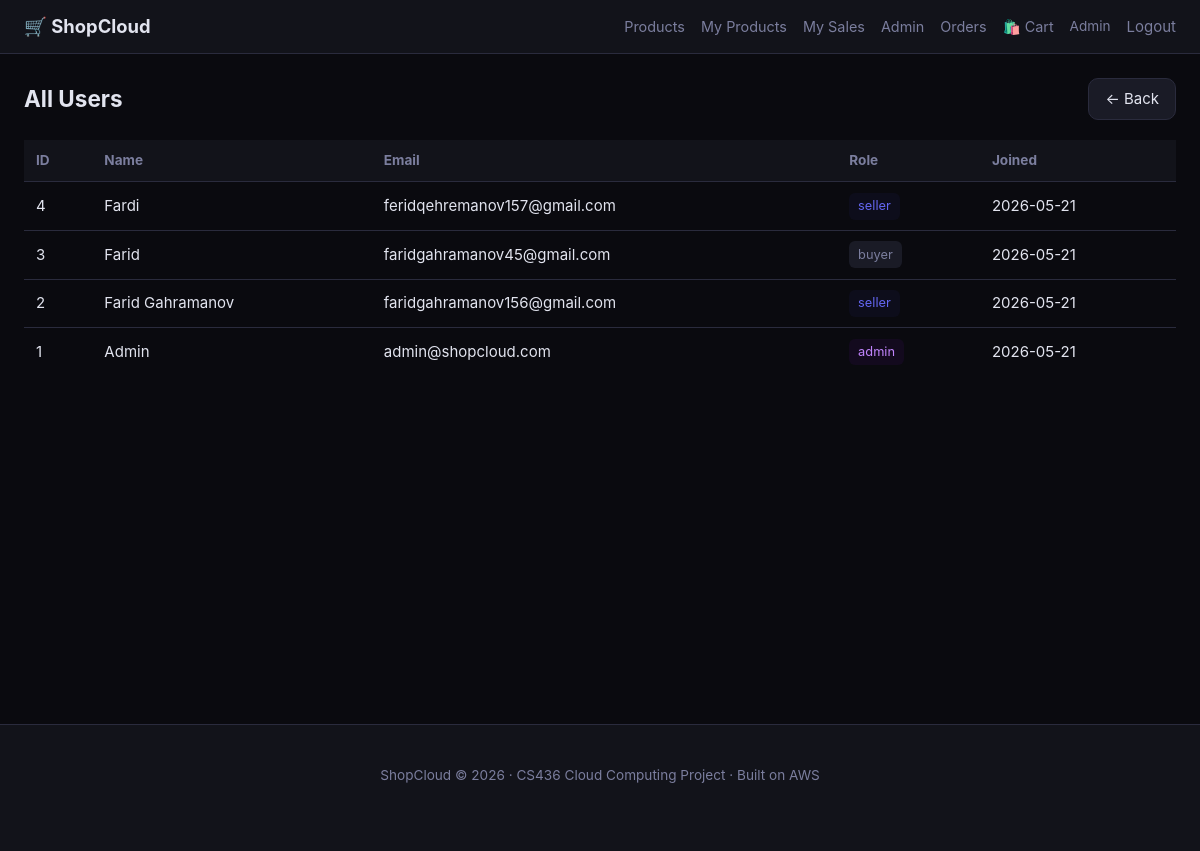
Page /admin/users (signed in) on the committed database.
### app/models.py (models this page shows, shortened)
class User(UserMixin, db.Model):
    __tablename__ = "users"
    id:            Mapped[int]      = mapped_column(Integer, primary_key=True)
    email:         Mapped[str]      = mapped_column(String(255), unique=True, nullable=False, index=True)
    password_hash: Mapped[str]      = mapped_column(String(255), nullable=False)
    full_name:     Mapped[str]      = mapped_column(String(200), nullable=False, default="")
    role:          Mapped[str]      = mapped_column(String(20),  nullable=False, default="buyer")
    is_active:     Mapped[bool]     = mapped_column(Boolean, default=True)
    created_at:    Mapped[datetime] = mapped_column(DateTime(timezone=True), default=_utcnow)
    products: Mapped[list["Product"]] = relationship("Product", back_populates="seller", cascade="all, delete-orphan")
    orders:   Mapped[list["Order"]]   = relationship("Order",   back_populates="buyer",  cascade="all, delete-orphan")
    @property
    def is_seller(self):  return self.role == "seller"
    @property
    def is_admin(self):   return self.role == "admin"

### app/routes/admin.py (the view)
@bp.route("/users")
@admin_required
def users():
    all_users = db.session.scalars(select(User).order_by(User.created_at.desc())).all()
    return render_template("admin/users.html", users=all_users)

### app/routes/admin.py (called while the page is built)
def admin_required(fn):
    from functools import wraps
    @wraps(fn)
    def wrapper(*args, **kwargs):
        if not current_user.is_authenticated or not current_user.is_admin:
            abort(403)
        return fn(*args, **kwargs)
    return login_required(wrapper)

### app/templates/admin/users.html (shortened to what this page needs)
{% extends "base.html" %}
{% block content %}
<div class="page-header">
  <h2>All Users</h2>
  <a href="{{ url_for('admin.overview') }}" class="btn">← Back</a>
</div>
<table class="table">
  <thead><tr><th>ID</th><th>Name</th><th>Email</th><th>Role</th><th>Joined</th></tr></thead>
  <tbody>
    {% for u in users %}
      <tr>
        <td>{{ u.id }}</td>
        <td>{{ u.full_name }}</td>
        <td>{{ u.email }}</td>
        <td><span class="role-badge role-{{ u.role }}">{{ u.role }}</span></td>
        <td>{{ u.created_at.strftime('%Y-%m-%d') }}</td>
      </tr>
    {% endfor %}
  </tbody>
</table>
{% endblock %}

### app/templates/base.html (shortened to what this page needs)
<!doctype html>
<html lang="en">
<head>
  <link rel="stylesheet" href="{{ url_for('static', filename='css/style.css') }}">
</head>
<body>
<nav class="navbar">
  <div class="nav-inner">
    <a class="brand" href="{{ url_for('shop.index') }}">🛒 ShopCloud</a>
    <div class="nav-links">
      <a href="{{ url_for('shop.catalog') }}">Products</a>
      {% if current_user.is_authenticated %}
        {% if current_user.is_seller or current_user.is_admin %}
          <a href="{{ url_for('seller.dashboard') }}">My Products</a>
          <a href="{{ url_for('seller.seller_orders') }}">My Sales</a>
        {% endif %}
        {% if current_user.is_admin %}
          <a href="{{ url_for('admin.overview') }}">Admin</a>
        {% endif %}
        <a href="{{ url_for('shop.my_orders') }}">Orders</a>
        <a href="{{ url_for('shop.cart') }}" class="cart-icon">
          🛍️ Cart {% if session.get('cart') %}<span class="badge">{{ session['cart']|length }}</span>{% endif %}
        </a>
        <span class="nav-user">{{ current_user.full_name }}</span>
        <form method="post" action="{{ url_for('auth.logout') }}" class="inline-form">
          <button class="btn-link" type="submit">Logout</button>
        </form>
      {% else %}
        <a href="{{ url_for('shop.cart') }}" class="cart-icon">🛍️ Cart</a>
        <a href="{{ url_for('auth.login') }}">Login</a>
        <a href="{{ url_for('auth.register') }}" class="btn btn-primary btn-sm">Sign up</a>
      {% endif %}
    </div>
  </div>
</nav>
<main class="main">
  <div class="container">
    {% block content %}{% endblock %}
  </div>
</main>
<footer class="footer">
  <div class="container">
    <p>ShopCloud &copy; 2026 · CS436 Cloud Computing Project · Built on AWS</p>
  </div>
</footer>
</body>
</html>

### app/static/css/style.css (style rules this page uses)
:root { --bg: #0a0a0f; --panel: #12131a; --panel2: #1a1b26; --border: #2a2b3d; --text: #e2e4ef; --muted: #7b7e9e; --accent: #6366f1; --accent-h: #818cf8; --success: #22c55e; --danger: #ef4444; --warning: #f59e0b; --radius: 10px; --maxw: 1200px; }
* { box-sizing: border-box; margin: 0; padding: 0; }
body { background: var(--bg); color: var(--text); font: 15px/1.6 -apple-system, BlinkMacSystemFont, "Segoe UI", sans-serif; min-height: 100vh; }
a { color: var(--accent); text-decoration: none; }
.navbar { background: var(--panel); border-bottom: 1px solid var(--border); position: sticky; top: 0; z-index: 100; }
.nav-inner { max-width: var(--maxw); margin: 0 auto; padding: 0.75rem 1.5rem; display: flex; align-items: center; justify-content: space-between; gap: 1rem; }
.brand { font-size: 1.15rem; font-weight: 700; color: var(--text); }
.nav-links { display: flex; align-items: center; gap: 1rem; flex-wrap: wrap; }
.nav-links a { color: var(--muted); font-size: 0.9rem; }
.nav-user { color: var(--muted); font-size: 0.85rem; }
.cart-icon { position: relative; }
.inline-form { display: inline; }
.btn-link { background: none; border: none; color: var(--muted); cursor: pointer; font: inherit; padding: 0; }
.main { min-height: calc(100vh - 130px); }
.container { max-width: var(--maxw); margin: 0 auto; padding: 1.5rem 1.5rem 3rem; }
.footer { background: var(--panel); border-top: 1px solid var(--border); padding: 1rem; text-align: center; color: var(--muted); font-size: 0.85rem; }
.btn { display: inline-block; padding: 0.5rem 1rem; border-radius: var(--radius); border: 1px solid var(--border); background: var(--panel2); color: var(--text); cursor: pointer; font: inherit; text-decoration: none; transition: 0.15s; }
.table { width: 100%; border-collapse: collapse; margin-top: 0.5rem; }
.table th { text-align: left; padding: 0.6rem 0.75rem; background: var(--panel); color: var(--muted); font-size: 0.85rem; border-bottom: 1px solid var(--border); }
.table td { padding: 0.65rem 0.75rem; border-bottom: 1px solid var(--border); vertical-align: middle; }
.table tr:last-child td { border-bottom: none; }
.role-badge { display: inline-block; padding: 0.2rem 0.55rem; border-radius: 6px; font-size: 0.8rem; }
.role-admin { background: #3b0f6030; color: #c084fc; }
.role-seller { background: #1e1b5030; color: var(--accent); }
.role-buyer { background: var(--panel2); color: var(--muted); }
.page-header { display: flex; justify-content: space-between; align-items: center; margin-bottom: 1.25rem; }

### rows in the picture
User: full_name "Admin", id "1", email "admin@shopcloud.com", role "admin", created_at "2026-05-21"
User: id "4", full_name "Fardi", email "feridqehremanov157@gmail.com", role "seller", created_at "2026-05-21"
User: id "3", full_name "Farid", email "faridgahramanov45@gmail.com", role "buyer", created_at "2026-05-21"
User: id "2", full_name "Farid Gahramanov", email "faridgahramanov156@gmail.com", role "seller", created_at "2026-05-21"
